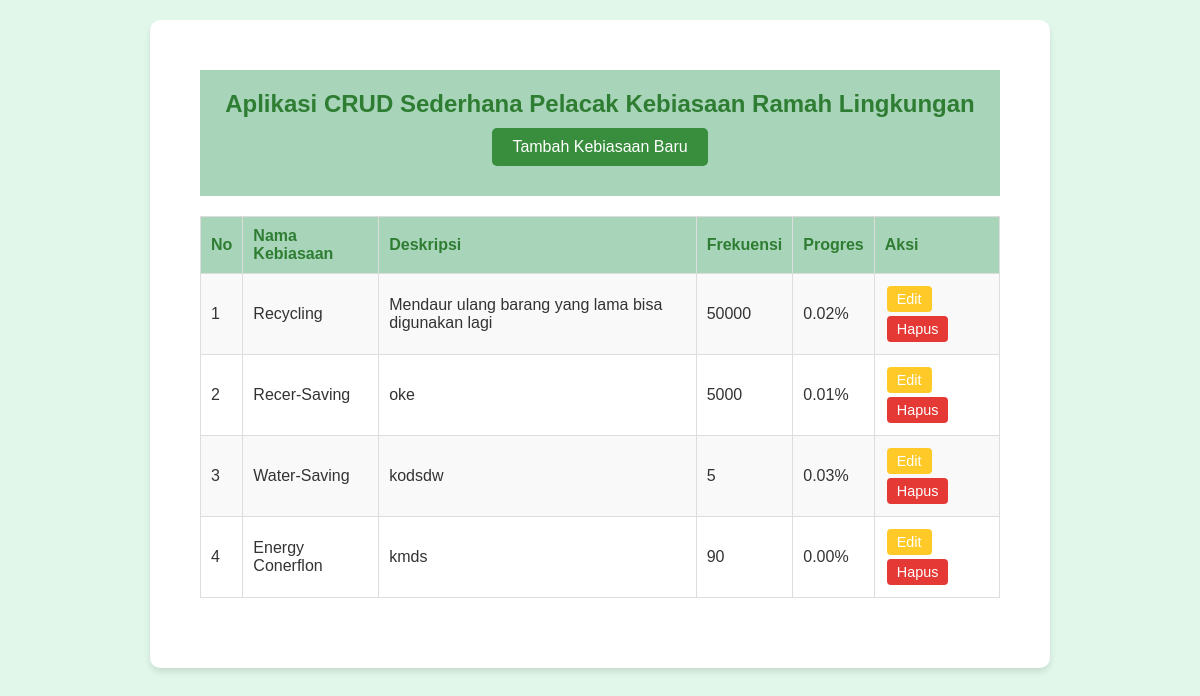
/home/, run on the app's committed database.
### tracker/models.py (models this page shows, shortened)
class Habit(models.Model):
    name = models.CharField(max_length=100)
    description = models.TextField()
    progress = models.DecimalField(max_digits=5, decimal_places=2, default=0.0)
    frequency = models.CharField(max_length=50)  # Daily, Weekly, Monthly

### tracker/views.py (the view)
# urls.py: 2. Add a URL to urlpatterns:  path('', views.home, name='home')
def home(request):
    habits = Habit.objects.all()
    return render(request, 'tracker/home.html', {'habits': habits})

### tracker/templates/tracker/home.html (shortened to what this page needs)
<!DOCTYPE html>
<html lang="en">
<head>
    {% load static %}
    <link rel="stylesheet" href="{% static 'styles.css' %}">
</head>
<body>
    <div class="container">
        <header>
            <h1>Aplikasi CRUD Sederhana Pelacak Kebiasaan Ramah Lingkungan</h1>
            <a href="{% url 'add_habit' %}">Tambah Kebiasaan Baru</a>
        </header>
        <table>
            <thead>
                <tr>
                    <th>No</th>
                    <th>Nama Kebiasaan</th>
                    <th>Deskripsi</th>
                    <th>Frekuensi</th>
                    <th>Progres</th>
                    <th>Aksi</th>
                </tr>
            </thead>
            <tbody>
                {% for habit in habits %}
                <tr>
                    <td>{{ forloop.counter }}</td>
                    <td>{{ habit.name }}</td>
                    <td>{{ habit.description }}</td>
                    <td>{{ habit.frequency }}</td>
                    <td>{{ habit.progress }}%</td>
                    <td>
                        <a href="{% url 'update_habit' habit.id %}" class="btn edit-btn">Edit</a>
                        <a href="{% url 'delete_habit' habit.id %}" class="btn delete-btn" onclick="return confirm('Apakah Anda yakin ingin menghapus habit ini?')">Hapus</a>
                    </td>
                </tr>
                {% endfor %}
            </tbody>
        </table>
    </div>
</body>
</html>

### static/styles.css (style rules this page uses)
body { font-family: Arial, sans-serif; background-color: #e9f7df; color: #333; margin: 0; padding: 0; }
.container { width: 75%; margin: auto; padding: 50px; }
header { text-align: start; margin-bottom: 20px; }
h1 { font-size: 35px; color: #2c6e33; }
a { text-decoration: none; color: #fff; padding: 10px; background-color: #56ab2f; border-radius: 5px; margin: 10px; }
.btn { padding: 5px 10px; border-radius: 3px; font-size: 0.9em; }
.edit-btn { background-color: #f39c12; color: #fff; }
.delete-btn { background-color: #e74c3c; color: #fff; }

### tracker/templates/tracker/home.html (style rules this page uses)
body { font-family: 'Arial', sans-serif; background-color: #e0f7e9; margin: 0; padding: 0; }
.container { max-width: 800px; margin: 20px auto; background: #ffffff; border-radius: 10px; box-shadow: 0 4px 6px rgba(0, 0, 0, 0.1); overflow: hidden; }
header { background-color: #a8d5ba; padding: 20px; text-align: center; }
header h1 { color: #2e7d32; margin: 0; font-size: 1.5em; }
header a { display: inline-block; margin-top: 10px; padding: 10px 20px; color: #ffffff; background-color: #388e3c; text-decoration: none; border-radius: 5px; }
table { width: 100%; border-collapse: collapse; margin: 20px 0; }
table thead { background-color: #a8d5ba; }
table th, table td { text-align: left; padding: 10px; border: 1px solid #ddd; }
table th { color: #2e7d32; font-size: 1em; }
table tbody tr:nth-child(odd) { background-color: #f9f9f9; }
.btn { display: inline-block; padding: 5px 10px; margin: 2px; text-decoration: none; border-radius: 4px; }
.edit-btn { background-color: #ffca28; color: #ffffff; }
.delete-btn { background-color: #e53935; color: #ffffff; }

### data on the page
Habit: name "Recycling", description "Mendaur ulang barang yang lama bisa digunakan lagi", frequency "50000", progress "0.02"
Habit: name "Recer-Saving", description "oke", frequency "5000", progress "0.01"
Habit: name "Water-Saving", description "kodsdw", frequency "5", progress "0.03"
Habit: name "Energy Conerflon", description "kmds", frequency "90", progress "0.00"
